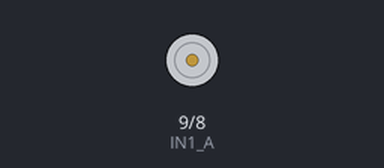
Simulated run of this sketch. Board: Arduino Uno, built with avr-gcc and run on an emulated ATmega328P. Shown: motor-driver pin pairs drawn as motors (green arrow = first pin HIGH = forward, orange = second pin HIGH = backward, longer = more drive, scaled by the enable pin).

Above: at 0.05 s.
At 9.95 s:
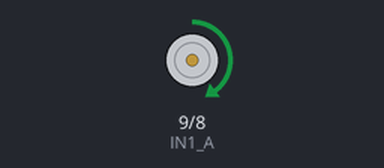
At 19.95 s:
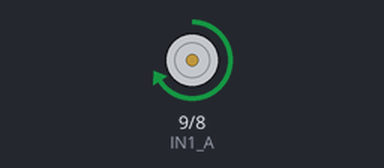
At 39.85 s:
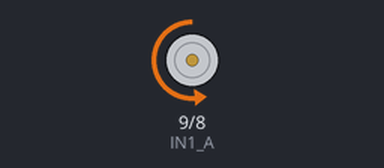
Timing chart, 0 to 40.0 s (numbered marks = the images above):
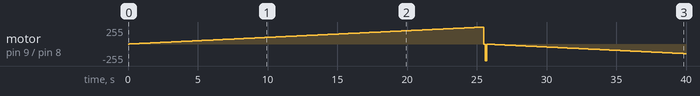

Measured:
- by itself, motor on pin 9 (IN1_A) / pin 8 (IN2_A): stopped → forward 1/255 at 0.10 s, → forward 2/255 0.10 s later, → forward 3/255 0.10 s later, → forward 4/255 0.10 s later, … (399 changes in this stretch)

The sketch:

test_motor.ino
```cpp
#define ENABLE_A  10
#define IN1_A  9
#define IN2_A  8

byte speedDC = 255;

void setup()
{
  pinMode(ENABLE_A,OUTPUT);
  pinMode(IN1_A,OUTPUT);
  pinMode(IN2_A,OUTPUT);
}

void motor_speed(int spd)
{
  analogWrite(ENABLE_A,spd);
}

void motor_dir(int dir)
{
  if ( dir == 1 ) {  // forward
     digitalWrite(IN1_A,HIGH);
     digitalWrite(IN2_A,LOW);
  }

  else if ( dir == 2 ) { // backward
     digitalWrite(IN1_A,LOW);
     digitalWrite(IN2_A,HIGH);
  }
}

void loop()
{
  motor_dir(1);
  for ( int i = 0; i < 255; i++ )
  {
      motor_speed(i);
      delay(100);
  }

  motor_dir(2);
  for ( int i = 0; i < 255; i++ )
  {
      motor_speed(i);
      delay(100);
  }
}
```
